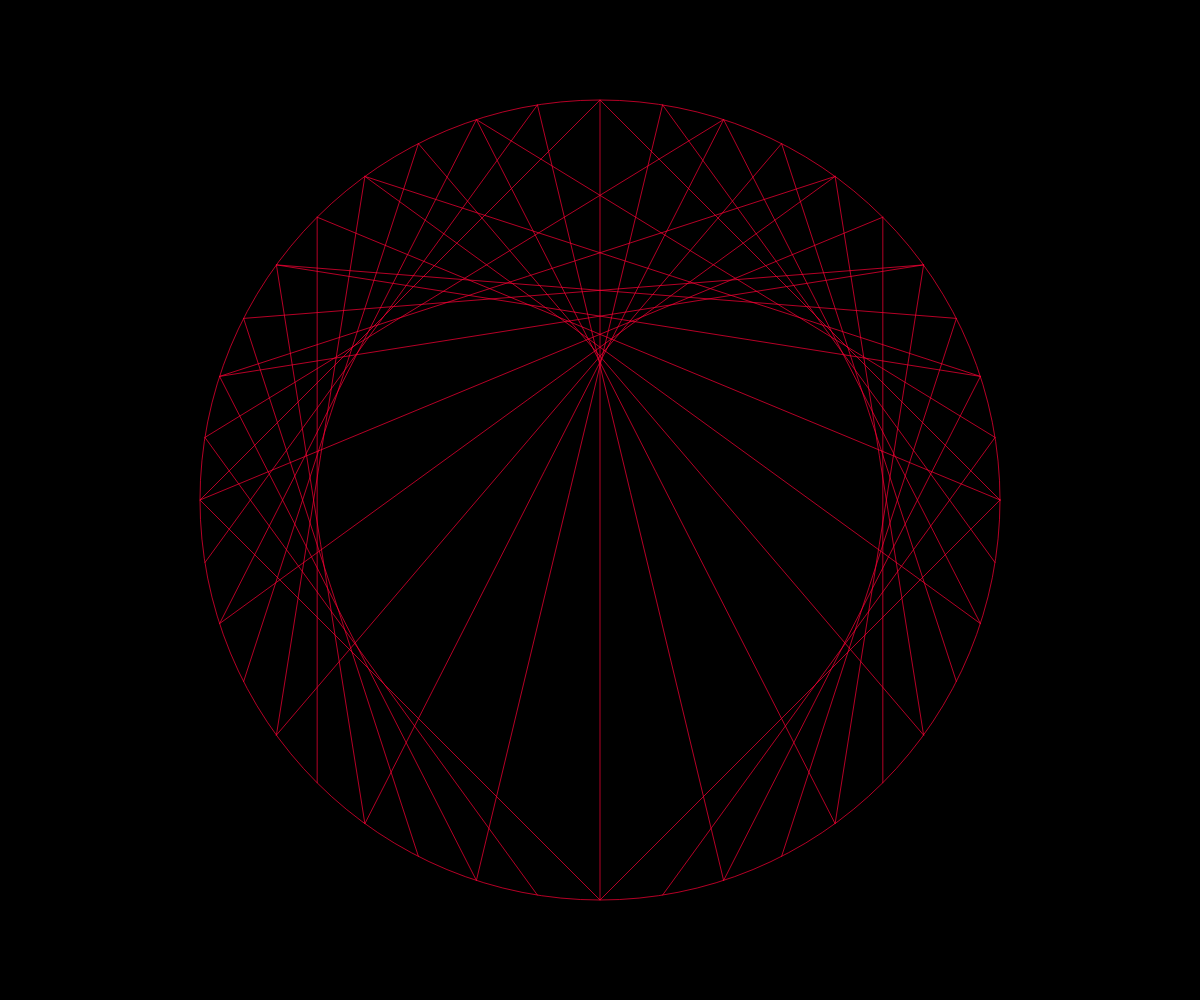
Frame 1 (no input)
Frame 2 (the mouse pressed at the canvas centre, redrawn once): identical to frame 1, image omitted

The p5.js sketch that drew this single still picture (run headless with seeded random() and noise() and a simulated clock; the mouse was pressed at the canvas centre and the sketch redrawn once):

// p5.js sketch
// ── sketch.js
var r = 100;

function setup(){
	createCanvas(windowWidth,windowHeight);
}

function draw(){
	background(0);
	
	translate(windowWidth/2,windowHeight/2);	

	r = windowHeight / 2.5;

	stroke(255,0,55,180);
	noFill();

	ellipse(0,0,r*2,r*2);
	beginShape();
	for (var i = 0; i <= TWO_PI; i+=HALF_PI) {
		var x = r * cos(i);
		var y = r * sin(i);

		vertex(x,y);
	}
	endShape();

	beginShape();
	for (var i = HALF_PI/10; i < HALF_PI; i+=HALF_PI/10) {
		var x = r * cos(i);
		var y = r * sin(i);

		var x1 = r * cos(i-HALF_PI);
		var y1 = r * sin(i-HALF_PI);

		line(x,y,x1,y1);
	}
	endShape();

	beginShape();
	for (var i = HALF_PI/10; i < HALF_PI; i+=HALF_PI/10) {
		var ii = PI + i;
		var x = r * cos(ii);
		var y = r * sin(ii);

		var x1 = r * cos(ii-HALF_PI);
		var y1 = r * sin(ii-HALF_PI);

		line(x,y,x1,y1);
	}
	endShape();

	beginShape();
	for (var i = 0; i < HALF_PI; i+=HALF_PI/10) {
		var ii = (i - HALF_PI) *2;
		var x = r * cos(ii/2);
		var y = r * sin(ii/2);

		var x1 = r * cos(ii-HALF_PI);
		var y1 = r * sin(ii-HALF_PI);

		line(x,y,x1,y1);
	}
	endShape();

	beginShape();
	for (var i = HALF_PI/10; i < HALF_PI; i+=HALF_PI/10) {
		var ii = (i - PI)*2;
		var x = r * cos(ii/2);
		var y = r * sin(ii/2);

		var x1 = r * cos(ii-HALF_PI);
		var y1 = r * sin(ii-HALF_PI);

		line(x,y,x1,y1);
	}
	endShape();

	noLoop();
}
